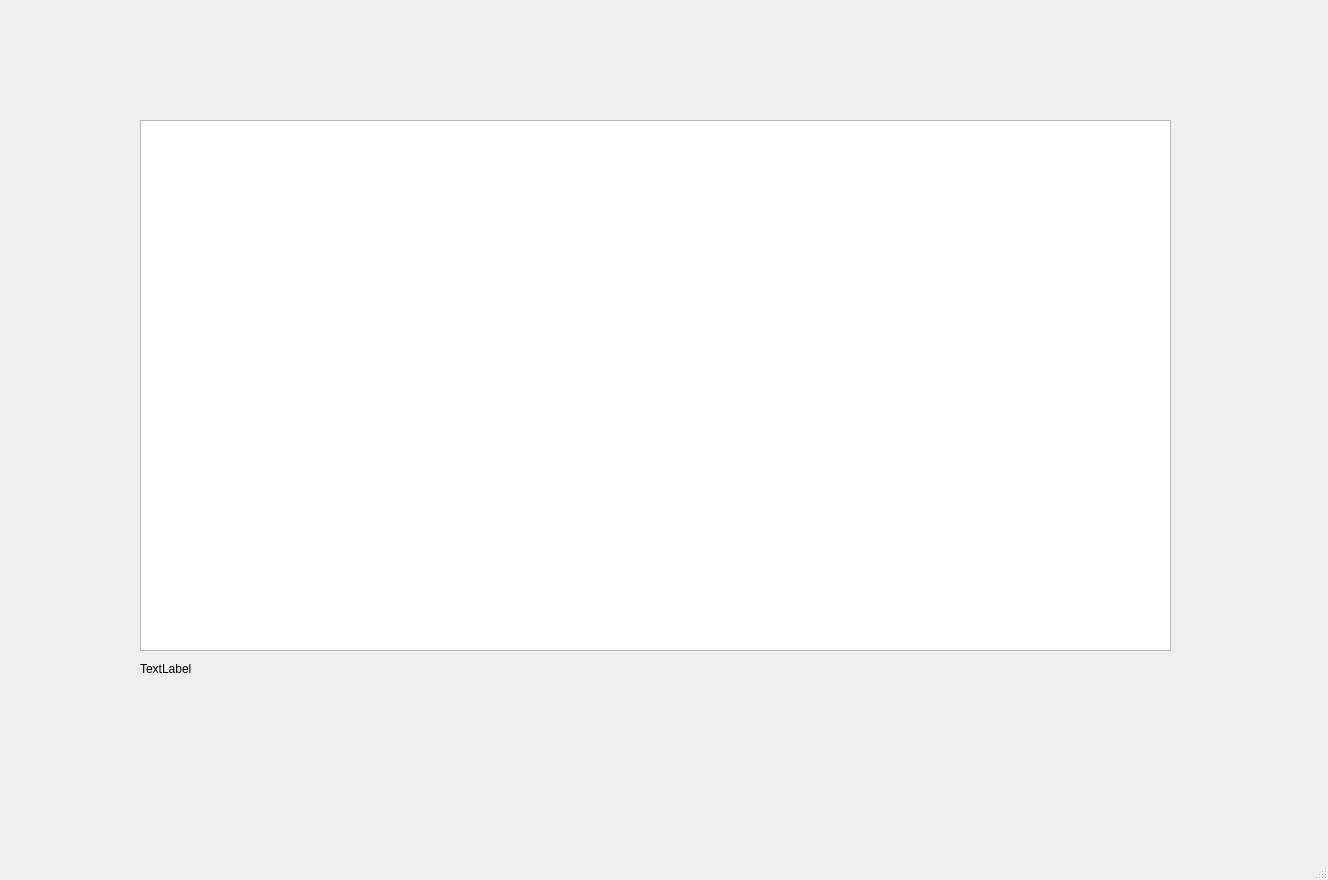
<?xml version="1.0" encoding="UTF-8"?>
<ui version="4.0">
 <class>MainWindow</class>
 <widget class="QMainWindow" name="MainWindow">
  <property name="geometry">
   <rect>
    <x>0</x>
    <y>0</y>
    <width>1328</width>
    <height>880</height>
   </rect>
  </property>
  <property name="cursor">
   <cursorShape>CrossCursor</cursorShape>
  </property>
  <property name="mouseTracking">
   <bool>true</bool>
  </property>
  <property name="windowTitle">
   <string>MainWindow</string>
  </property>
  <widget class="QWidget" name="centralwidget">
   <widget class="QLabel" name="coordinates">
    <property name="geometry">
     <rect>
      <x>140</x>
      <y>660</y>
      <width>67</width>
      <height>17</height>
     </rect>
    </property>
    <property name="text">
     <string>TextLabel</string>
    </property>
   </widget>
   <widget class="QGraphicsView" name="graphicsView">
    <property name="geometry">
     <rect>
      <x>140</x>
      <y>120</y>
      <width>1031</width>
      <height>531</height>
     </rect>
    </property>
    <property name="mouseTracking">
     <bool>true</bool>
    </property>
   </widget>
  </widget>
  <widget class="QMenuBar" name="menubar">
   <property name="geometry">
    <rect>
     <x>0</x>
     <y>0</y>
     <width>1328</width>
     <height>22</height>
    </rect>
   </property>
  </widget>
  <widget class="QStatusBar" name="statusbar"/>
 </widget>
 <resources/>
 <connections/>
</ui>
